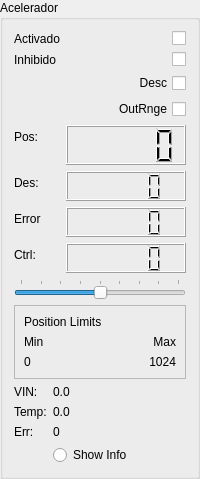
            <widget class="QGroupBox" name="grp_Acelerador">
             <property name="sizePolicy">
              <sizepolicy hsizetype="Preferred" vsizetype="Preferred">
               <horstretch>0</horstretch>
               <verstretch>0</verstretch>
              </sizepolicy>
             </property>
             <property name="maximumSize">
              <size>
               <width>16777215</width>
               <height>525</height>
              </size>
             </property>
             <property name="autoFillBackground">
              <bool>true</bool>
             </property>
             <property name="title">
              <string>Acelerador</string>
             </property>
             <property name="flat">
              <bool>false</bool>
             </property>
             <layout class="QVBoxLayout" name="verticalLayout_4">
              <item>
               <layout class="QFormLayout" name="frmLay_Acelerador">
                <item row="0" column="0">
                 <widget class="QLabel" name="Acel_Activado_lbl">
                  <property name="text">
                   <string>Activado</string>
                  </property>
                 </widget>
                </item>
                <item row="0" column="1">
                 <widget class="QCheckBox" name="Acel_Activado_chk">
                  <property name="sizePolicy">
                   <sizepolicy hsizetype="Preferred" vsizetype="Fixed">
                    <horstretch>0</horstretch>
                    <verstretch>0</verstretch>
                   </sizepolicy>
                  </property>
                  <property name="layoutDirection">
                   <enum>Qt::RightToLeft</enum>
                  </property>
                  <property name="text">
                   <string/>
                  </property>
                 </widget>
                </item>
                <item row="1" column="0">
                 <widget class="QLabel" name="Acel_Inhibido_lbl">
                  <property name="text">
                   <string>Inhibido</string>
                  </property>
                 </widget>
                </item>
                <item row="1" column="1">
                 <widget class="QCheckBox" name="Acel_Inhibido_chk">
                  <property name="sizePolicy">
                   <sizepolicy hsizetype="Preferred" vsizetype="Fixed">
                    <horstretch>0</horstretch>
                    <verstretch>0</verstretch>
                   </sizepolicy>
                  </property>
                  <property name="layoutDirection">
                   <enum>Qt::RightToLeft</enum>
                  </property>
                  <property name="text">
                   <string/>
                  </property>
                 </widget>
                </item>
                <item row="3" column="1">
                 <widget class="QCheckBox" name="chk_LED_Acel_OutR">
                  <property name="sizePolicy">
                   <sizepolicy hsizetype="Preferred" vsizetype="Fixed">
                    <horstretch>0</horstretch>
                    <verstretch>0</verstretch>
                   </sizepolicy>
                  </property>
                  <property name="minimumSize">
                   <size>
                    <width>43</width>
                    <height>0</height>
                   </size>
                  </property>
                  <property name="layoutDirection">
                   <enum>Qt::RightToLeft</enum>
                  </property>
                  <property name="text">
                   <string>OutRnge</string>
                  </property>
                 </widget>
                </item>
                <item row="5" column="0">
                 <widget class="QLabel" name="valorAcelerador_lbl">
                  <property name="text">
                   <string>Pos:</string>
                  </property>
                 </widget>
                </item>
                <item row="5" column="1">
                 <widget class="QLCDNumber" name="aceleradorPos_lcd">
                  <property name="sizePolicy">
                   <sizepolicy hsizetype="Preferred" vsizetype="Preferred">
                    <horstretch>0</horstretch>
                    <verstretch>0</verstretch>
                   </sizepolicy>
                  </property>
                  <property name="minimumSize">
                   <size>
                    <width>40</width>
                    <height>40</height>
                   </size>
                  </property>
                  <property name="font">
                   <font>
                    <pointsize>14</pointsize>
                    <weight>75</weight>
                    <bold>true</bold>
                   </font>
                  </property>
                 </widget>
                </item>
                <item row="6" column="0">
                 <widget class="QLabel" name="label_3">
                  <property name="text">
                   <string>Des:</string>
                  </property>
                 </widget>
                </item>
                <item row="6" column="1">
                 <widget class="QLCDNumber" name="aceleradorDes_lcd">
                  <property name="sizePolicy">
                   <sizepolicy hsizetype="Preferred" vsizetype="Preferred">
                    <horstretch>0</horstretch>
                    <verstretch>0</verstretch>
                   </sizepolicy>
                  </property>
                  <property name="minimumSize">
                   <size>
                    <width>0</width>
                    <height>30</height>
                   </size>
                  </property>
                  <property name="font">
                   <font>
                    <pointsize>14</pointsize>
                   </font>
                  </property>
                 </widget>
                </item>
                <item row="7" column="0">
                 <widget class="QLabel" name="label_5">
                  <property name="text">
                   <string>Error</string>
                  </property>
                 </widget>
                </item>
                <item row="7" column="1">
                 <widget class="QLCDNumber" name="Acelerador_lcdError">
                  <property name="sizePolicy">
                   <sizepolicy hsizetype="Preferred" vsizetype="Preferred">
                    <horstretch>0</horstretch>
                    <verstretch>0</verstretch>
                   </sizepolicy>
                  </property>
                  <property name="minimumSize">
                   <size>
                    <width>0</width>
                    <height>30</height>
                   </size>
                  </property>
                 </widget>
                </item>
                <item row="8" column="0">
                 <widget class="QLabel" name="label_4">
                  <property name="text">
                   <string>Ctrl:</string>
                  </property>
                 </widget>
                </item>
                <item row="8" column="1">
                 <widget class="QLCDNumber" name="aceleradorControl_lcd">
                  <property name="sizePolicy">
                   <sizepolicy hsizetype="Minimum" vsizetype="Minimum">
                    <horstretch>0</horstretch>
                    <verstretch>0</verstretch>
                   </sizepolicy>
                  </property>
                  <property name="minimumSize">
                   <size>
                    <width>0</width>
                    <height>30</height>
                   </size>
                  </property>
                  <property name="font">
                   <font>
                    <pointsize>14</pointsize>
                   </font>
                  </property>
                 </widget>
                </item>
                <item row="2" column="1">
                 <widget class="QCheckBox" name="chk_LED_Acel_Desc">
                  <property name="sizePolicy">
                   <sizepolicy hsizetype="Preferred" vsizetype="Fixed">
                    <horstretch>0</horstretch>
                    <verstretch>0</verstretch>
                   </sizepolicy>
                  </property>
                  <property name="minimumSize">
                   <size>
                    <width>50</width>
                    <height>0</height>
                   </size>
                  </property>
                  <property name="layoutDirection">
                   <enum>Qt::RightToLeft</enum>
                  </property>
                  <property name="text">
                   <string>Desc</string>
                  </property>
                 </widget>
                </item>
               </layout>
              </item>
              <item>
               <widget class="QSlider" name="AceleradorControl_Slider">
                <property name="minimum">
                 <number>-3200</number>
                </property>
                <property name="maximum">
                 <number>3200</number>
                </property>
                <property name="singleStep">
                 <number>100</number>
                </property>
                <property name="pageStep">
                 <number>800</number>
                </property>
                <property name="orientation">
                 <enum>Qt::Horizontal</enum>
                </property>
                <property name="tickPosition">
                 <enum>QSlider::TicksAbove</enum>
                </property>
               </widget>
              </item>
              <item>
               <widget class="QFrame" name="frame">
                <property name="layoutDirection">
                 <enum>Qt::LeftToRight</enum>
                </property>
                <property name="frameShape">
                 <enum>QFrame::StyledPanel</enum>
                </property>
                <property name="frameShadow">
                 <enum>QFrame::Raised</enum>
                </property>
                <layout class="QVBoxLayout" name="verticalLayout_13">
                 <item>
                  <widget class="QLabel" name="label_30">
                   <property name="text">
                    <string>Position Limits</string>
                   </property>
                  </widget>
                 </item>
                 <item>
                  <layout class="QFormLayout" name="formLayout_4">
                   <item row="0" column="0">
                    <widget class="QLabel" name="label_31">
                     <property name="text">
                      <string>Min</string>
                     </property>
                    </widget>
                   </item>
                   <item row="0" column="1">
                    <widget class="QLabel" name="label_32">
                     <property name="layoutDirection">
                      <enum>Qt::LeftToRight</enum>
                     </property>
                     <property name="text">
                      <string>Max</string>
                     </property>
                     <property name="alignment">
                      <set>Qt::AlignRight|Qt::AlignTrailing|Qt::AlignVCenter</set>
                     </property>
                    </widget>
                   </item>
                   <item row="1" column="1">
                    <widget class="QLabel" name="Accel_PosLimits_Max_lbl">
                     <property name="text">
                      <string>1024</string>
                     </property>
                     <property name="alignment">
                      <set>Qt::AlignRight|Qt::AlignTrailing|Qt::AlignVCenter</set>
                     </property>
                    </widget>
                   </item>
                   <item row="1" column="0">
                    <widget class="QLabel" name="Accel_PosLimits_Min_lbl">
                     <property name="text">
                      <string>0</string>
                     </property>
                    </widget>
                   </item>
                  </layout>
                 </item>
                </layout>
               </widget>
              </item>
              <item>
               <layout class="QFormLayout" name="Accel_Driver_lay">
                <item row="0" column="0">
                 <widget class="QLabel" name="label_9">
                  <property name="text">
                   <string>VIN:</string>
                  </property>
                 </widget>
                </item>
                <item row="0" column="1">
                 <widget class="QLabel" name="Accel_Vin_lbl">
                  <property name="text">
                   <string>0.0</string>
                  </property>
                 </widget>
                </item>
                <item row="1" column="1">
                 <widget class="QLabel" name="Accel_Temp_lbl">
                  <property name="text">
                   <string>0.0</string>
                  </property>
                 </widget>
                </item>
                <item row="1" column="0">
                 <widget class="QLabel" name="label_14">
                  <property name="text">
                   <string>Temp:</string>
                  </property>
                 </widget>
                </item>
                <item row="2" column="0">
                 <widget class="QLabel" name="label_11">
                  <property name="text">
                   <string>Err:</string>
                  </property>
                 </widget>
                </item>
                <item row="2" column="1">
                 <widget class="QLabel" name="Accel_Error_lbl">
                  <property name="text">
                   <string>0</string>
                  </property>
                 </widget>
                </item>
                <item row="3" column="1">
                 <widget class="QRadioButton" name="accel_ShowInfo_rBtn">
                  <property name="text">
                   <string>Show Info</string>
                  </property>
                  <property name="autoExclusive">
                   <bool>false</bool>
                  </property>
                  <attribute name="buttonGroup">
                   <string notr="true">driversShowInfoSelect</string>
                  </attribute>
                 </widget>
                </item>
               </layout>
              </item>
             </layout>
            </widget>
